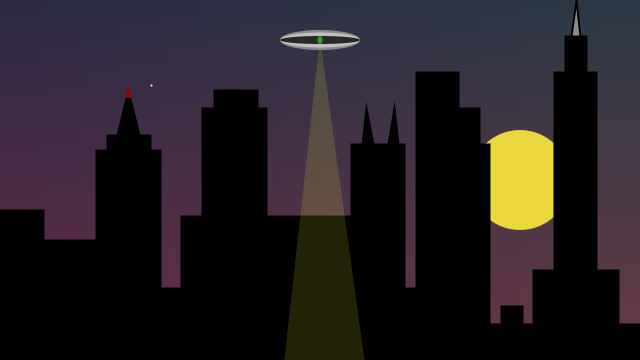
Frame 1 (no input)
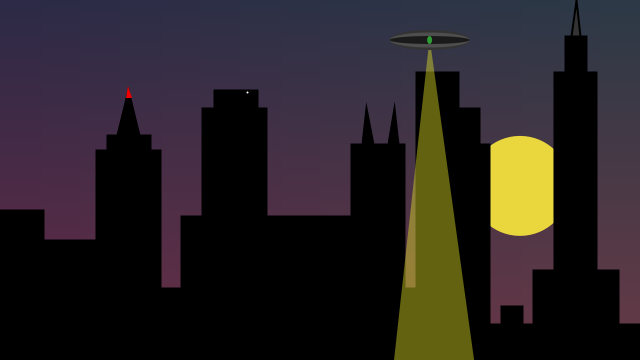
Frame 60 (the mouse pressed at the canvas centre just before this capture)
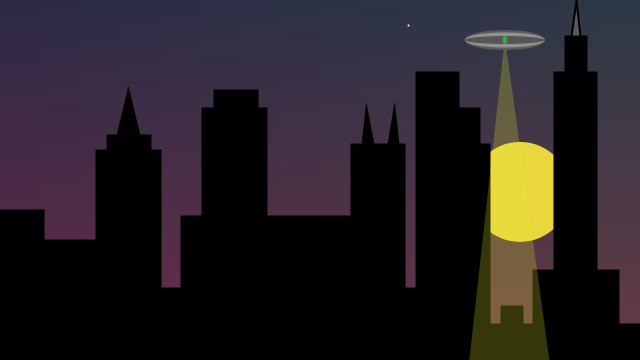
Frame 120 (the mouse held since frame 60 and released just before this capture)

The Processing sketch that drew these frames (run headless with seeded random() and noise(); from frame 60 on, the mouse is pressed at the canvas centre):

// Processing sketch: processing_139242
// ── processing_139242.pde

//Leonardo Borges Moreira 11.03.2014


float x;
float y;
float z;

void setup() {
  size (640, 360);
  x = width/2;
  y = height/2;
}

void draw() {
  //CEU
  noStroke();
  fill(100);
  for (int i = 0; i<width; i+=3)
  {
    for (int j = 0; j<height; j+=3)
    {
      fill(44 +j/6, 42 +i/40, 70);
      rect(i, j, 20, 20);
    }
  }
  //lua
  fill (234, 215, 62);
  ellipse (520, y, 100, 100);
  y = y + 0.1;
  // Introdução para o skylline
  stroke(0);
  strokeWeight(2);
  smooth();

  //predios pretos
  fill(0);

  //predio 1
  rect(0, 210, 43, 180);

  //predio 2
  rect(43, 240, 54, 180);

  //predio 3
  pushStyle();
  rect(96, 150, 64, 220);
  rect(107, 135, 43, 30);
  triangle(117, 135, 139, 135, 128, 90);
  fill (random (255), random (0), random (0));
  noStroke();
  triangle (126, 98, 128, 86, 132, 98);
  popStyle();

  //predio 4
  rect(160, 288, 21, 72);
  rect(181, 216, 21, 144);

  //predio 5
  rect(202, 108, 64, 252);
  rect(214, 90, 43, 180);

  //predio 6
  rect(266, 216, 85, 144);

  //predio 7
  rect(351, 144, 53, 216);
  triangle(362, 144, 373, 144, 366, 108);
  triangle(388, 144, 398, 144, 394, 108);

  //predio 8
  rect(404, 288, 21, 72);
  rect(416, 72, 42, 288);
  rect(458, 108, 21, 252);
  rect(479, 144, 10, 216);

  //predio 9
  pushStyle();
  rect(489, 324, 153, 36);
  rect(501, 306, 21, 36);
  rect(533, 270, 85, 108);
  rect(554, 72, 42, 288);
  rect(565, 36, 21, 36);
  int m = millis ();
  fill (m % 255);
  triangle(571, 36, 580, 36, 576, 0);
  popStyle();

  //Disco Voador Luz
  noStroke ();
  fill (231, 232, 37, random(150));
  smooth(8);
  triangle (x, 38, x + 50, 400, x-40, 400);
  //Disco Voador Nave
  fill (234, 234, 218);
  noStroke ();
  smooth (8);
  fill (m % 255);
  ellipse (x, 40, 80, 20);
  fill (random (200));
  ellipse (x, 40, 80, 15);
  fill (m % 100);
  ellipse (x, 40, 80, 8);  
  fill (52, 191, 60, 200);
  ellipse (x, 40, 5, 8);
  x = 320 + 200*sin (z);
  z = z + 0.01;

  // variaveis do loop das estrelas
  int x = 0;
  float randomX;
  float randomY;

  // cor e preenchimento

  stroke(255);
  strokeWeight(2);

  // criação do loop de 
  for (int i=0;i<0.1;i++) {
    randomX = random(0, 640);
    randomY = random(0, 100);
    point(randomX, randomY);
  }
}
